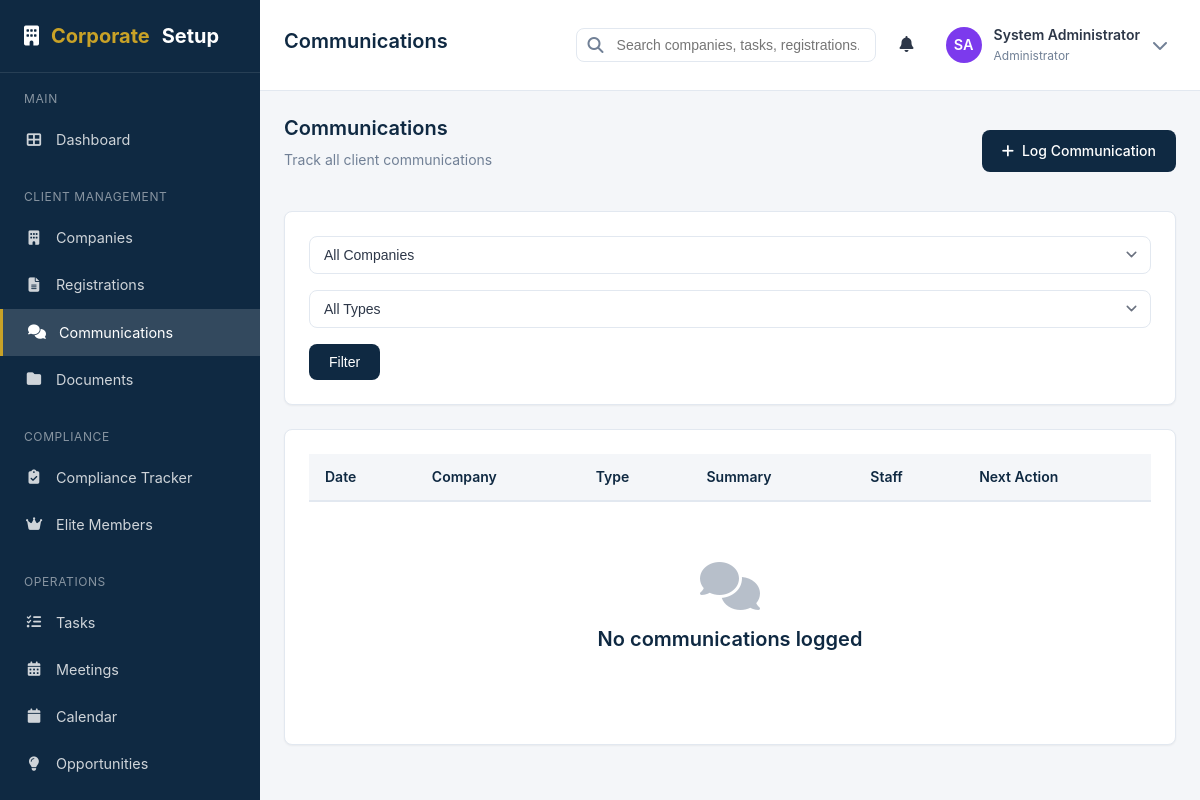
The app's page /communications.php (signed in) with its own data.
### tables this page shows
CREATE TABLE IF NOT EXISTS `users` (
    `id` INT AUTO_INCREMENT PRIMARY KEY,
    `employee_id` VARCHAR(20) UNIQUE,
    `name` VARCHAR(100) NOT NULL,
    `email` VARCHAR(100) NOT NULL UNIQUE,
    `password` VARCHAR(255) NOT NULL,
    `phone` VARCHAR(20),
    `avatar` VARCHAR(255),
    `role_id` INT NOT NULL,
    `department_id` INT,
    `position` VARCHAR(100),
    `status` ENUM('active', 'inactive', 'suspended') DEFAULT 'active',
    `login_attempts` INT DEFAULT 0,
    `locked_until` DATETIME NULL,
    `last_login` DATETIME,
    `email_verified` TINYINT(1) DEFAULT 0,
    `must_change_password` TINYINT(1) DEFAULT 0,
    `created_at` TIMESTAMP DEFAULT CURRENT_TIMESTAMP,
    `updated_at` TIMESTAMP DEFAULT CURRENT_TIMESTAMP ON UPDATE CURRENT_TIMESTAMP,
    FOREIGN KEY (`role_id`) REFERENCES `roles`(`id`) ON DELETE NO ACTION,
    FOREIGN KEY (`department_id`) REFERENCES `departments`(`id`) ON DELETE SET NULL
);

CREATE TABLE IF NOT EXISTS `roles` (
    `id` INT AUTO_INCREMENT PRIMARY KEY,
    `name` VARCHAR(50) NOT NULL UNIQUE,
    `display_name` VARCHAR(100) NOT NULL,
    `description` TEXT,
    `permissions` JSON,
    `is_system` TINYINT(1) DEFAULT 0,
    `created_at` TIMESTAMP DEFAULT CURRENT_TIMESTAMP,
    `updated_at` TIMESTAMP DEFAULT CURRENT_TIMESTAMP ON UPDATE CURRENT_TIMESTAMP
);

### views/communications/index.php (the view, shortened to what the rows shown need)
<?php if ($action === 'add'): ?>
    <div class="page-header">
        <div>
            <h1 class="page-title">Log Communication</h1>
            <p class="page-subtitle"><a href="communications.php">Communications</a> &rsaquo; New</p>
        </div>
        <div class="btn-group">
            <a href="communications.php" class="btn btn-outline">Cancel</a>
            <button type="submit" form="communicationForm" class="btn btn-primary"><i class="fas fa-save"></i> Save</button>
        </div>
    </div>
    <form id="communicationForm" method="POST">
        <?= csrf_field() ?>
        <input type="hidden" name="action" value="save">
        <div class="card">
            <div class="card-body">
                <div class="form-row">
                    <div class="form-group">
                        <label class="form-label required" for="company_id">Company</label>
                        <select id="company_id" name="company_id" class="form-control" required>
                            <option value="">Select Company</option>
                            <?php foreach ($companies as $c): ?>
                                <option value="<?= $c['id'] ?>"><?= sanitize($c['company_name']) ?></option>
                            <?php endforeach; ?>
                        </select>
                    </div>
                    <div class="form-group">
                        <label class="form-label required" for="communication_type">Type</label>
                        <select id="communication_type" name="communication_type" class="form-control" required>
                            <option value="email">Email</option>
                            <option value="phone_call">Phone Call</option>
                            <option value="meeting">Meeting</option>
                            <option value="whatsapp">WhatsApp</option>
                            <option value="letter">Letter</option>
                            <option value="site_visit">Site Visit</option>
                            <option value="video_call">Video Call</option>
                            <option value="other">Other</option>
                        </select>
                    </div>
                </div>
                <div class="form-row">
                    <div class="form-group">
                        <label class="form-label" for="subject">Subject</label>
                        <input type="text" id="subject" name="subject" class="form-control">
                    </div>
                    <div class="form-group">
                        <label class="form-label required" for="communication_date">Date/Time</label>
                        <input type="datetime-local" id="communication_date" name="communication_date" class="form-control" required>
                    </div>
                </div>
                <div class="form-group">
                    <label class="form-label required" for="summary">Summary</label>
                    <textarea id="summary" name="summary" class="form-control" rows="4" required></textarea>
                </div>
                <div class="form-group">
                    <label class="form-label" for="next_action">Next Action</label>
                    <textarea id="next_action" name="next_action" class="form-control" rows="2"></textarea>
                </div>
                <div class="form-row">
                    <div class="form-group">
                        <label class="form-label" for="next_action_date">Next Action Date</label>
                        <input type="date" id="next_action_date" name="next_action_date" class="form-control">
                    </div>
                    <div class="form-group">
                        <label class="form-label" for="duration_minutes">Duration (minutes)</label>
                        <input type="number" id="duration_minutes" name="duration_minutes" class="form-control" min="0">
                    </div>
                </div>
            </div>
        </div>
    </form>
<?php else: ?>
    <div class="page-header">
        <div>
            <h1 class="page-title">Communications</h1>
        </div>
    </div>
    <div class="card">
        <div class="card-body p-0">
            <div class="table-container">
                <table class="table">
                    <thead>
                        <tr><th>Date</th><th>Company</th><th>Type</th><th>Summary</th><th>Staff</th><th>Next Action</th></tr>
                    </thead>
                </table>
            </div>
        </div>
    </div>
<?php endif; ?>

### views/layouts/app.php (shortened to what the rows shown need)
<?php
$user = getCurrentUser();
?>
<!DOCTYPE html>
<html lang="en">
<head>
    <link rel="stylesheet" href="assets/css/style.css">
    <link rel="stylesheet" href="https://cdnjs.cloudflare.com/ajax/libs/font-awesome/6.4.0/css/all.min.css">
</head>
<body>
    <div class="app-wrapper">
        <main class="main-content">
            <header class="header">
                <div class="header-left">
                    <?= $pageTitle ? '<h1 class="page-title">' . sanitize($pageTitle) . '</h1>' : '' ?>
                </div>
                <div class="header-right">
                    <div class="dropdown">
                        <div class="user-menu" id="userMenuTrigger">
                            <?= generateAvatar($user['name'], 36, $user['avatar'] ?? null) ?>
                            <div class="user-info">
                                <div class="user-name"><?= sanitize($user['name']) ?></div>
                                <div class="user-role"><?= sanitize($user['role']) ?></div>
                            </div>
                            <i class="fas fa-chevron-down" style="color: var(--dark-grey);"></i>
                        </div>
                    </div>
                </div>
            </header>
            <div class="page-content">
                <?= $content ?? '' ?>
            </div>
        </main>
    </div>
</body>
</html>

### helpers/formatters.php (shortened to what the rows shown need)
<?php
function getInitials($name) {
    $words = explode(' ', trim($name));
    $initials = '';
    foreach ($words as $word) {
        if (!empty($word)) {
            $initials .= strtoupper(substr($word, 0, 1));
        }
        if (strlen($initials) >= 2) break;
    }
    return $initials ?: 'NA';
}
function getAvatarColor($name) {
    $colors = [
        '#2563eb', '#059669', '#d97706', '#dc2626',
        '#7c3aed', '#0891b2', '#c2410c', '#be185d'
    ];
    $hash = 0;
    for ($i = 0; $i < strlen($name); $i++) {
        $hash = ord($name[$i]) + (($hash << 5) - $hash);
    }
    return $colors[abs($hash) % count($colors)];
}
function generateAvatar($name, $size = 40, $avatarPath = null) {
    $initials = getInitials($name);
    $color = getAvatarColor($name);
    return '<div class="avatar" style="width:' . $size . 'px;height:' . $size . 'px;background-color:' . $color . ';font-size:' . ($size * 0.4) . 'px;">' . $initials . '</div>';
}

### records on screen
users: name "SA", name "System Administrator", role.name "Administrator"

### other values on screen
$pageTitle "Communications"
